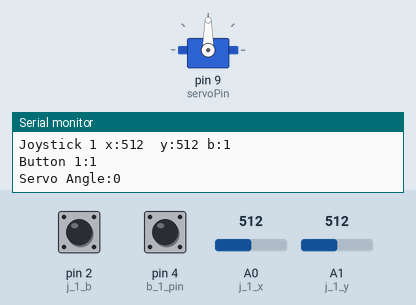
This sketch was run on a simulated Arduino Uno, built with avr-gcc and run on an emulated ATmega328P. On the bench: servo, the last lines printed to the serial monitor. Inputs (shaded band) come from the test bench; at power-on: A0 (j_1_x) = 512, pin 4 (b_1_pin) HIGH, pin 2 (j_1_b) HIGH, A1 (j_1_y) = 512.

Above: at 1.2 s.
1.3 s: A0 (j_1_x) set to 765
2.8 s: A0 (j_1_x) set to 797
At 2.95 s:
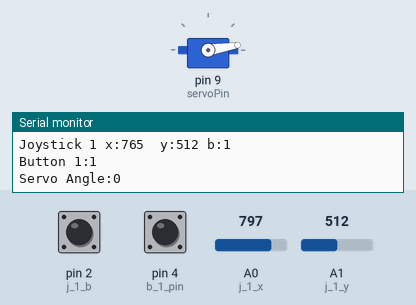
5.8 s: pin 4 (b_1_pin) pulled LOW for 0.15 s
At 6.56 s:
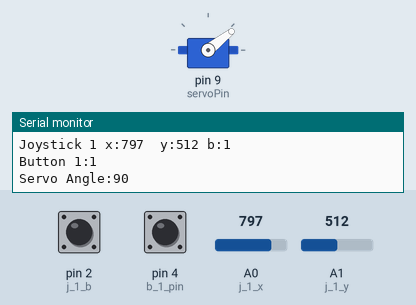
8.8 s: pin 4 (b_1_pin) pulled LOW for 1 s
At 10.6 s:
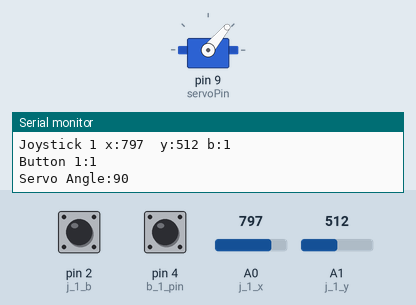
12.6 s: pin 4 (b_1_pin) pulled LOW for 3.2 s
Timing chart, 0 to 18.7 s (numbered marks = the images above; inputs shaded):
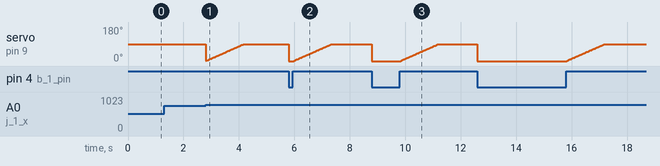

The sketch:

servo_test.ino
```cpp
#include <Servo.h>
// Button 1
//  Grnd  |   4
//  ===========
//  null  |   null

// Joystick
//    Back
// Grnd | 5V | A0 | A1 | 2
//            (Nob)

// Servo
// Grnd | 3 | 5V


// Pins
int j_1_y = A1; // Joystick 1 y pin
int j_1_x = A0; // Joystick 1 x pin
int j_1_b = 2;  // Joystick 1 button pin
int b_1_pin = 4;// Button 1 pin

// Joystick 1
int j_1_y_state = 0; // Joystick 1 y state
int j_1_x_state = 0; // Joystick 1 x state
int j_1_b_state = 0; // Joystcik 1 button state

// Button 1
int b_1_state = 0;

// Servo
Servo servo;
int servoPin = 9;
int servoAngle = 0;

// Time Tracker
unsigned long time;
void setup() {
  // Joystick 1 Setup
  pinMode(j_1_y, INPUT);
  pinMode(j_1_x, INPUT);
  pinMode(j_1_b, INPUT_PULLUP);
  // Button 1 Setup
  pinMode(b_1_pin, INPUT_PULLUP);
  // Servo Setup
  servo.attach(servoPin);
  // Serial Communication
  Serial.begin(9600);

}
void updateJoysticks(){
  // get Joystick 1 button state
  j_1_b_state = digitalRead(j_1_b);
  // Get joystick 1 y val
  j_1_y_state = analogRead(j_1_y);
  // Get joystick 1 x val
  j_1_x_state = analogRead(j_1_x);
}
void updateSensors(){
  updateJoysticks();
  // Get button 1 state
  b_1_state = digitalRead(b_1_pin);
}
void printStates(){
    Serial.print("Joystick 1 x:");
    Serial.print(j_1_x_state);
    Serial.print("  y:");
    Serial.print(j_1_y_state);
    Serial.print(" b:");
    Serial.print(j_1_b_state);
    Serial.print("\nButton 1:");
    Serial.print(b_1_state);
    Serial.print("\nServo Angle:");
    Serial.println(servoAngle);
}
int convert(int value){
  // 0 = -100
  // 512 = 0
  // 1023 = 100
  if(value < 500 ){
    return -(100-int((value/500.0)*100));
  }else if(value > 524){
    return int((((value-524))/500.0)*100);
  }else{
    return 0;
  }
}
void setServoAngle(int angle){
  // Set servo angle and update tracking variabl
  servo.write(angle);
  servoAngle = angle;
  delay(15);
}
void updateServoPositions(){
  int rate = 0;
  // Convert to direction
  if(convert(j_1_x_state)<-50){
    rate = -1;
  }else if(convert(j_1_x_state)>50){
    rate = 1;
  }
  int min = 0;
  int max = 90;
  // Calc new angle
  int newAngle = servoAngle+rate;
  if(servoAngle+rate > max){
    newAngle = max;
  }
  if(servoAngle+rate < min){
    newAngle = min;
  }
  // Update servo position
  if(servoAngle != newAngle){
    setServoAngle(newAngle);
  }
  if(b_1_state ==0){
    setServoAngle(0);
  }
}
void loop() {
  // Update time
  time = millis();
  // get new sensor values
  updateSensors();
  // Update Servo Position
  updateServoPositions();
  // Print States once per second
  if(time % 500 == 0){
    printStates();
  }
}
```

Measured:
- the behaviour switches between 778 and 779 on A0 (j_1_x) (found by bisection; images 0 and 1)
